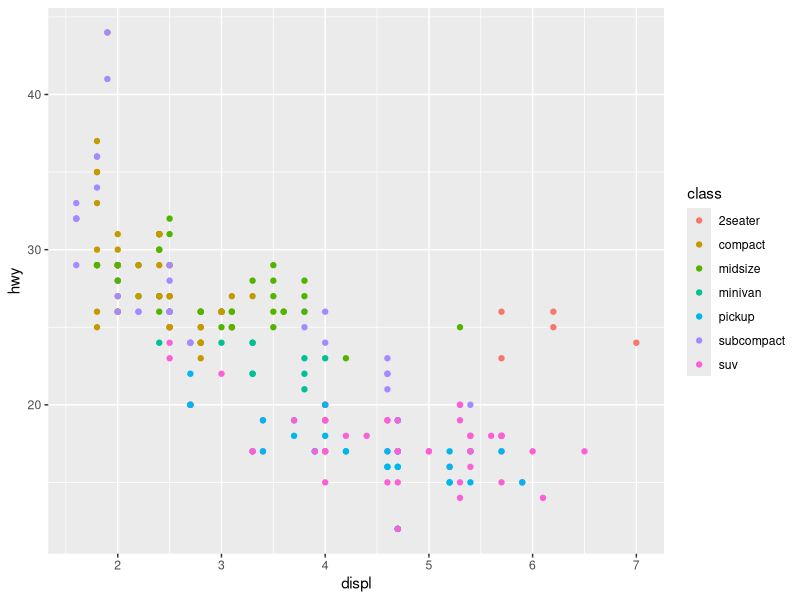
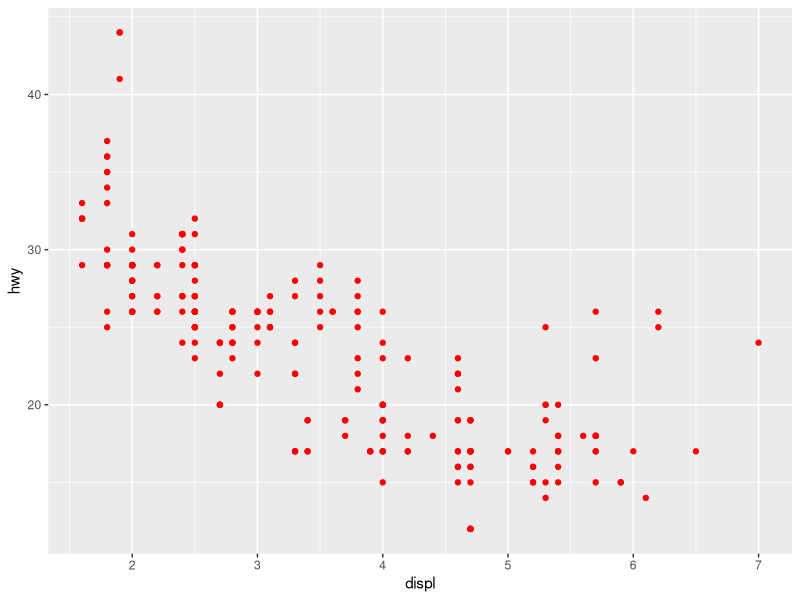
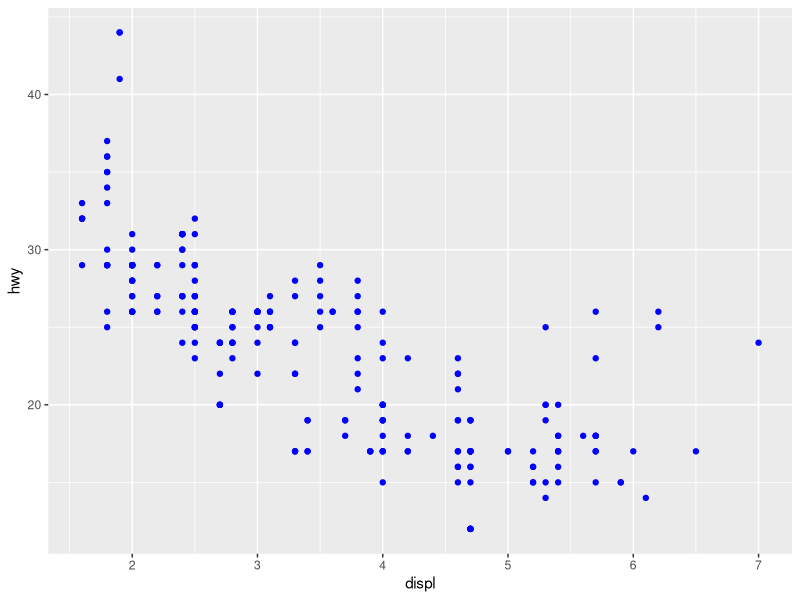

These figures' R source, in order: (Note: this script raises an error after producing the figures.)
library(ggplot2)
library(dplyr)

ggplot(mpg, aes(x = displ, y = hwy, color = class)) +
  geom_point()

ggplot(mpg, aes(x = displ, y = hwy)) +
  geom_point(color = "red")

ggplot(mpg, aes(x = displ, y = hwy)) +
  geom_point(color = "blue")

ggplot(mpg, aes(displ, cty, shape = cty)) +
  geom_point()

g <- ggplot(data = mpg, aes(x = displ, y= hwy, color = drv)) + 
  geom_point(size = 4)

g + facet_grid(drv ~ .)
g + facet_grid(. ~ drv)
g + facet_grid(drv ~ cyl)


ggplot(mpg, aes(x = displ, y = hwy, color = drv, shape, drv)) +
  geom_point(size = 4) + facet_grid(drv ~ .)


g + facet_wrap( ~ class)
g + facet_wrap(vars(class), nrow = 6)

g + facet_wrap( ~ drv)

ggplot(mpg, aes(x = displ, y = hwy)) +
  geom_point(size = 4, aes(color = drv)) +
  geom_jitter(position = 'jitter')

ggplot(mpg, aes(x = displ, y = hwy)) +
  geom_point(size = 4, aes(color = drv)) +
  geom_jitter(width = 0.5, height = 0.5)


ggplot(mpg, aes(x = drv, fill = as.factor(drv))) +
         geom_bar()

ggplot(mpg, aes(x = drv, fill = as.factor(drv))) +
         geom_bar(position = 'fill')

ggplot(mpg, aes(x = drv, fill = as.factor(class))) +
  geom_bar(position = 'dodge')
       

ggplot(data = mpg, aes(x = class)) + 
  geom_histogram(stat = 'count')



mpg
##제조사 별로, 구동방식에 따른 도시주행연비의 평균을 막대 그래프로 나타내기
str(mpg)

mpg %>% group_by(manufacturer, drv) %>% summarise(mean_cty = mean(cty)) %>% 
  ggplot(aes(x = manufacturer, y = mean_cty, fill = drv)) + geom_col(position = 'dodge')

ggplot(mpg, aes(displ, cty, size = cty)) +
  geom_point(aes(color = cty))





















